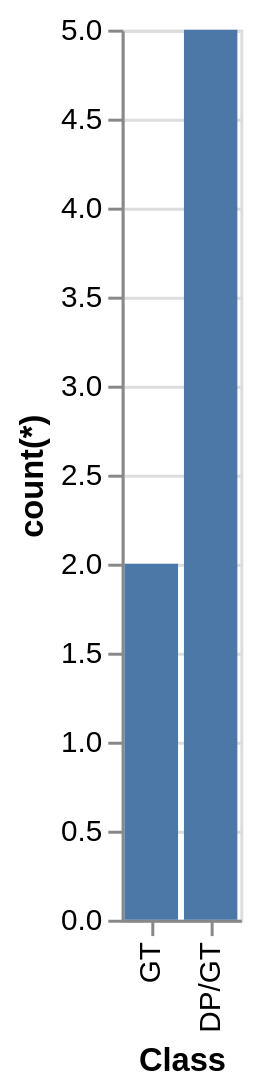

Express this chart as Vega-Lite.
### Vega-Lite specification from a JSON file in a GitHub repository (floating-point values rounded to 4 significant figures)
{"data": {"values": [{"x_data": "GT", "y_data": 2}, {"x_data": "DP/GT", "y_data": 5}]}, "mark": "bar", "encoding": {"x": {"field": "x_data", "type": "nominal", "title": "Class", "sort": {"op": "sum", "field": "y_data", "order": "ascending"}}, "y": {"field": "y_data", "type": "quantitative", "title": "count(*)"}}}
